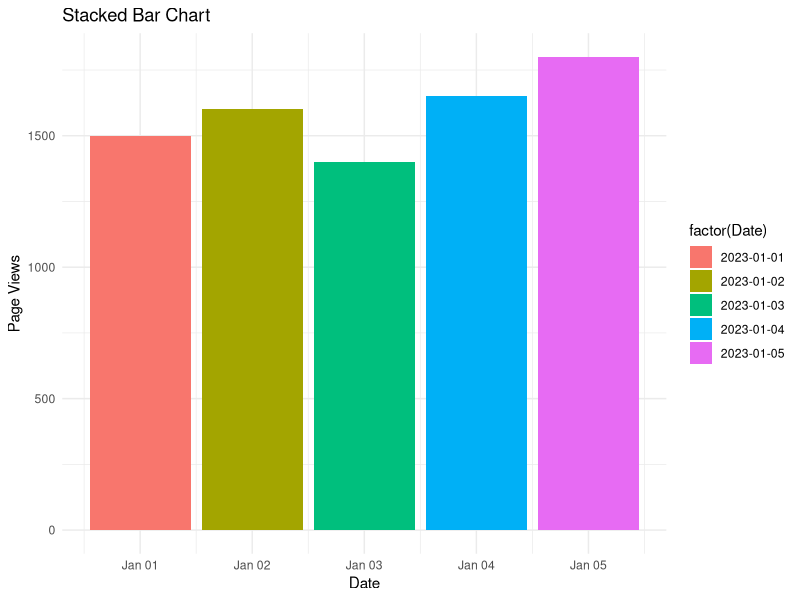

R code for this plot:
# Install and load ggplot2 package
if (!requireNamespace("ggplot2", quietly = TRUE)) {
  install.packages("ggplot2")
}
library(ggplot2)

# Your data
web_data <- data.frame(
  Date = as.Date(c("2023-01-01", "2023-01-02", "2023-01-03", "2023-01-04", "2023-01-05")),
  Page_Views = c(1500, 1600, 1400, 1650, 1800),
  Click_through_Rate = c(2.3, 2.7, 2.0, 2.4, 2.6)
)

# Stacked Bar Chart (for demonstration purposes)
stacked_bar_chart <- ggplot(web_data, aes(x = Date, y = Page_Views, fill = factor(Date))) +
  geom_bar(stat = "identity") +
  labs(title = "Stacked Bar Chart", x = "Date", y = "Page Views") +
  theme_minimal()
# Print or display the plots
print(stacked_bar_chart)
